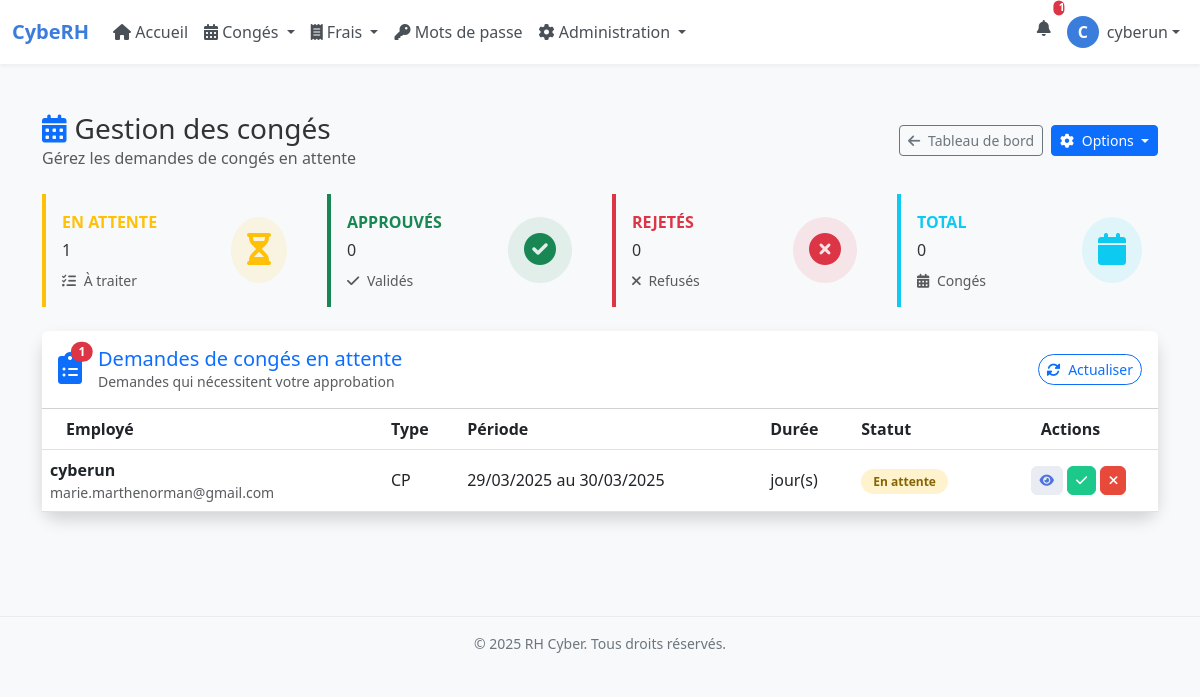
/manage-leaves/ (signed in), run on an earlier commit of the app's database.
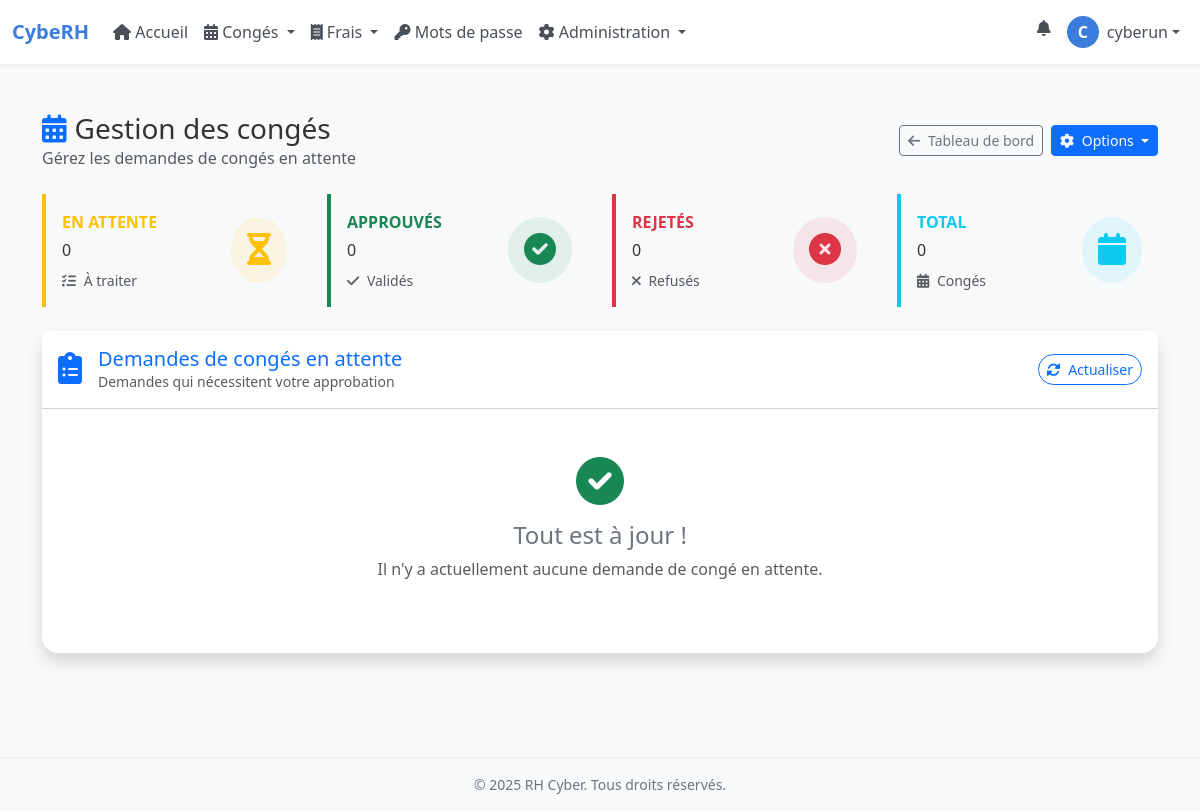
And on a later commit of the database.
### rh_management/models.py (models this page shows, shortened)
class LeaveRequest(models.Model):
    LEAVE_TYPES = (
        ('annual', 'Congé annuel'),
        ('sick', 'Congé maladie'),
        ('parental', 'Congé parental'),
        ('unpaid', 'Congé sans solde'),
        ('bereavement', 'Congé pour décès'),
        ('marriage', 'Congé pour mariage'),
        ('moving', 'Congé pour déménagement'),
        ('other', 'Autre')
    )
    STATUS_CHOICES = (
        ('pending', 'En attente'),
        ('approved', 'Approuvé'),
        ('rejected', 'Refusé')
    )
    HALF_DAY_PERIOD_CHOICES = (
        ('morning', 'Matin'),
        ('afternoon', 'Après-midi')
    )
    user = models.ForeignKey(User, on_delete=models.CASCADE, related_name='leave_requests')
    leave_type = models.CharField(max_length=20, choices=LEAVE_TYPES)
    start_date = models.DateField()
    end_date = models.DateField()
    half_day = models.BooleanField(default=False)
    half_day_period = models.CharField(max_length=10, choices=HALF_DAY_PERIOD_CHOICES, default='morning', blank=True)
    reason = models.TextField(blank=True, null=True)
    status = models.CharField(max_length=10, choices=STATUS_CHOICES, default='pending')
    attachment = models.FileField(upload_to='leave_attachments/', blank=True, null=True)
    created_at = models.DateTimeField(auto_now_add=True)
    updated_at = models.DateTimeField(auto_now=True)
    class Meta:
        ordering = ['-created_at']

### rh_management/views/leave_views.py (the view)
# urls.py: path("manage-leaves/", manage_leaves_view, name="manage_leaves"),  # Manage leaves
@login_required
@user_passes_test(is_admin_hr_or_encadrant)
def manage_leaves_view(request):
    if not request.user.is_authenticated:
        return redirect('login')
    from .permissions import is_encadrant
    is_admin = request.user.is_superuser
    is_hr = request.user.is_staff
    is_encadrant_flag = is_encadrant(request.user)
    if not (is_admin or is_hr or is_encadrant_flag):
        messages.error(request, "Vous n'avez pas les permissions nécessaires pour accéder à cette page.")
        return redirect('dashboard')
    from django.contrib.auth.models import User
    if is_admin or is_hr:
        pending_leaves = LeaveRequest.objects.filter(status='pending').order_by('-created_at')
        processed_leaves = LeaveRequest.objects.exclude(status='pending').order_by('-updated_at')
    elif is_encadrant_flag:
        team_members = User.objects.filter(team_leader=request.user)
        pending_leaves = LeaveRequest.objects.filter(user__in=team_members, status='pending').order_by('-created_at')
        processed_leaves = LeaveRequest.objects.filter(user__in=team_members).exclude(status='pending').order_by('-updated_at')
    else:
        pending_leaves = LeaveRequest.objects.none()
        processed_leaves = LeaveRequest.objects.none()
    user_leaves = LeaveRequest.objects.filter(user=request.user).order_by('-created_at')
    from ..models import ExpenseReport, KilometricExpense
    new_leave_requests_count = LeaveRequest.objects.filter(status='pending').count()
    new_expense_reports_count = ExpenseReport.objects.filter(status='pending').count()
    new_kilometric_expenses_count = KilometricExpense.objects.filter(status='pending').count()
    context = {
        'pending_leaves': pending_leaves,
        'user_leaves': user_leaves,
        'processed_leaves': processed_leaves,
        'is_admin': is_admin,
        'is_hr': is_hr,
        'is_encadrant': is_encadrant_flag,
        'new_leave_requests_count': new_leave_requests_count,
        'new_expense_reports_count': new_expense_reports_count,
        'new_kilometric_expenses_count': new_kilometric_expenses_count,
    }
    return render(request, 'rh_management/manage_leaves.html', context)

### rh_management/views/permissions.py (called while the page is built)
def is_encadrant(user):
    return user.groups.filter(name="Encadrant").exists()

def is_admin_hr_or_encadrant(user):
    return (user.is_superuser or
            is_rh(user) or
            user.groups.filter(name="Encadrant").exists())

### templates/rh_management/manage_leaves.html (shortened to what the changed rows need)
{% extends "base.html" %}
{% block content %}
<div class="container py-4">
    <div class="d-sm-flex align-items-center justify-content-between mb-4">
        <div>
            <h1 class="h3 mb-0 text-gray-800">
                <i class="fas fa-calendar-alt me-2 text-primary"></i>Gestion des congés
            </h1>
        </div>
    </div>
    <div class="row g-4 mb-4">
        <div class="col-xl-3 col-md-6">
            <div class="dashboard-card card-stat border-start border-4 border-warning">
                <div class="card-body p-3">
                    <div class="d-flex justify-content-between align-items-center">
                        <div>
                            <div class="text-xs text-uppercase fw-bold text-warning mb-1">En attente</div>
                            <div class="stat-value text-gray-800 mb-0">{{ pending_leaves|length }}</div>
                            <div class="mt-2 text-muted small">
                                <i class="fas fa-tasks me-1"></i> À traiter
                            </div>
                        </div>
                    </div>
                </div>
            </div>
        </div>
    </div>
    <div class="card shadow mb-4 rounded-4 border-0">
        <div class="card-header py-3 d-flex flex-row align-items-center justify-content-between bg-white rounded-top">
            <div class="d-flex align-items-center">
                <span class="position-relative me-3">
                    <i class="fas fa-clipboard-list fa-2x text-primary"></i>
                    {% if pending_leaves %}
                    <span class="position-absolute top-0 start-100 translate-middle badge rounded-pill bg-danger">
                        {{ pending_leaves|length }}
                    </span>
                    {% endif %}
                </span>
            </div>
        </div>
        <div class="card-body p-0">
            {% if pending_leaves %}
            <div class="table-responsive">
                <table class="table table-hover leaves-table align-middle mb-0">
                    <thead>
                        <tr>
                            <th class="ps-4">Employé</th>
                            <th>Type</th>
                            <th>Période</th>
                            <th>Durée</th>
                            <th>Statut</th>
                            <th class="text-center pe-4">Actions</th>
                        </tr>
                    </thead>
                    <tbody>
                        {% for leave in pending_leaves %}
                        <tr class="leave-row">
                            <td>
                                <div class="fw-bold">{{ leave.user.get_full_name|default:leave.user.username }}</div>
                                <div class="small text-muted">{{ leave.user.email }}</div>
                            </td>
                            <td>{{ leave.get_leave_type_display }}</td>
                            <td>
                                <div>{{ leave.start_date|date:"d/m/Y" }} au {{ leave.end_date|date:"d/m/Y" }}</div>
                            </td>
                            <td>
                                {% if leave.half_day %}
                                0.5 jour
                                {% else %}
                                {{ leave.duration }} jour(s)
                                {% endif %}
                            </td>
                            <td>
                                <span class="status-badge status-{{ leave.status }}">{{ leave.get_status_display }}</span>
                            </td>
                            <td class="text-center">
                                <div class="action-buttons">
                                    <button type="button" class="btn action-btn btn-view view-details" data-leave-id="{{ leave.id }}">
                                        <i class="fas fa-eye"></i>
                                    </button>
                                    {% if leave.status == 'pending' %}
                                    <a href="{% url 'approve_leave' leave.id %}" class="btn action-btn btn-approve">
                                        <i class="fas fa-check"></i>
                                    </a>
                                    <a href="{% url 'reject_leave' leave.id %}" class="btn action-btn btn-reject">
                                        <i class="fas fa-times"></i>
                                    </a>
                                    {% endif %}
                                </div>
                            </td>
                        </tr>
                        {% endfor %}
                    </tbody>
                </table>
            </div>
            {% else %}
            <div class="empty-state">
                <i class="fas fa-check-circle text-success"></i>
                <h4>Tout est à jour !</h4>
                <p class="text-muted mb-4">Il n'y a actuellement aucune demande de congé en attente.</p>
            </div>
            {% endif %}
        </div>
    </div>
</div>
{% endblock %}

### templates/base.html (shortened to what this page needs)
{% load static %}
<!DOCTYPE html>
<html lang="fr">
<head>
    <link href="https://cdn.jsdelivr.net/npm/bootstrap@5.3.0-alpha1/dist/css/bootstrap.min.css" rel="stylesheet">
    <link rel="stylesheet" href="https://cdnjs.cloudflare.com/ajax/libs/font-awesome/6.0.0/css/all.min.css">
</head>
<body>
<nav class="navbar navbar-expand-lg sticky-top">
    <div class="container-fluid">
        <a class="navbar-brand d-flex align-items-center" href="/">
            <span>CybeRH</span>
        </a>
        <div class="collapse navbar-collapse" id="mainNavbar">
            <ul class="navbar-nav me-auto mb-2 mb-lg-0">
                <li class="nav-item">
                    <a class="nav-link {% if request.path == '/dashboard/' %}active{% endif %}" href="{% url 'dashboard' %}">
                        <i class="fas fa-home"></i> Accueil
                    </a>
                </li>
                <li class="nav-item dropdown">
                    <a class="nav-link dropdown-toggle {% if '/leave' in request.path %}active{% endif %}" href="#" data-bs-toggle="dropdown">
                        <i class="fas fa-calendar-alt"></i> Congés
                    </a>
                </li>
                <li class="nav-item dropdown">
                    <a class="nav-link dropdown-toggle {% if '/expense' in request.path or '/kilometric' in request.path %}active{% endif %}" href="#" data-bs-toggle="dropdown">
                        <i class="fas fa-receipt"></i> Frais
                    </a>
                </li>
                <li class="nav-item">
                    <a class="nav-link {% if 'password' in request.path %}active{% endif %}" href="/passwords/">
                        <i class="fas fa-key"></i> Mots de passe
                    </a>
                </li>
                {% if request.user.is_superuser %}
                <li class="nav-item dropdown">
                    <a class="nav-link dropdown-toggle {% if '/admin/' in request.path or '/manage-users/' in request.path %}active{% endif %}" href="#" data-bs-toggle="dropdown">
                        <i class="fas fa-cog"></i> Administration
                    </a>
                </li>
                {% endif %}
            </ul>
            <ul class="navbar-nav">
                <li class="nav-item dropdown">
                    <a class="nav-link position-relative" href="#" data-bs-toggle="dropdown">
                        <i class="fas fa-bell"></i> {% with total_notifications=new_leave_requests_count|default:0|add:new_expense_reports_count|default:0|add:new_kilometric_expenses_count|default:0 %}{% if total_notifications > 0 %}
                        <span class="position-absolute top-0 start-100 translate-middle badge rounded-pill bg-danger notification-badge">
                            {{ total_notifications }}
                        </span>
                        {% endif %}
                        {% endwith %}
                    </a>
                </li>
                <li class="nav-item dropdown">
                    <a class="nav-link dropdown-toggle d-flex align-items-center" href="#" data-bs-toggle="dropdown">
                        <div class="user-avatar">{{ request.user.username|first|upper }}</div>
                        <span class="d-none d-md-inline">{{ request.user.get_full_name|default:request.user.username }}</span>
                    </a>
                </li>
            </ul>
        </div>
    </div>
</nav>
<main class="main-container">
    {% block content %}{% endblock %}
</main>
<footer class="footer text-center">
    <div class="container">
        <span>&copy; 2025 RH Cyber. Tous droits réservés.</span>
    </div>
</footer>
</body>
</html>

What changed in the data, as far as the page shows it:
removed LeaveRequest: user.get_full_name "cyberun", user.email "marie.marthenorman@gmail.com", leave_type "CP", start_date "29/03/2025", end_date "30/03/2025", status "En attente"
Also different on the page:
{{ pending_leaves|length }}: "1" → "0"
{{ total_notifications }}: "1" → (not shown)
{{ pending_leaves|length }}: "1" → (not shown)
text no longer shown: "Employé Type Période Durée Statut Actions"
text now shown: "Tout est à jour ! Il n'y a actuellement aucune demande de congé en attente."
